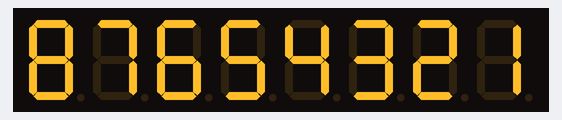
This sketch was run on a simulated Arduino Uno, built with avr-gcc and run on an emulated ATmega328P. On the bench: 8-digit seven-segment display.

Above: at 0.1 s.
At 4.6 s:
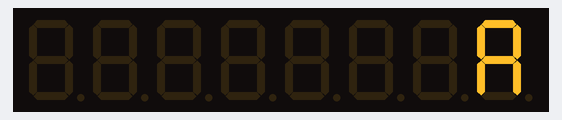
At 5.6 s:
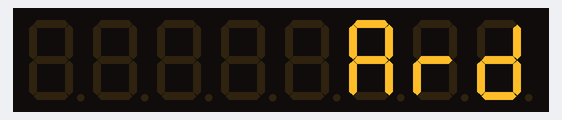
At 6.6 s:
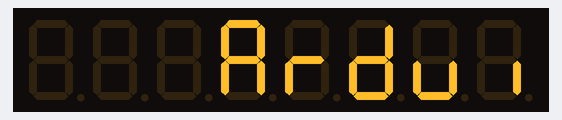
At 8.1 s:
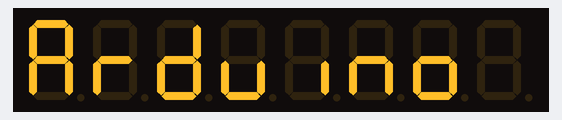
At 11.1 s:
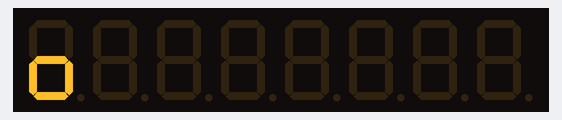

The sketch:

MAX7219_SeptSeg_LedControle_digit3.ino
```cpp
/* Plaisirarduino.fr

  Bute du programme:
  Réaliser un afficheur digitale;


  Materiels:
   Puce MAX7219
   Afficheurdigits KYX5461AS x2.
   Carte arduino UNO.

  Note utiles: Câblages des broches à titre indicatif.
  | Arduino    | MAX7219 |
  | ---------  | -----------
  | Broche 11  => DIN         Data.(données)
  | Broche 13  => CLK        Horloge.(cadence des Bits. Broche de sortie arduino configuré pour ce travail en intern)
  | Broche  10  => LOAD/CS    Chargement.(Activation du chargement des données dans la puce).
   Pour les broches "ICSP" Du mode "SPI voir doc Carte Arduino.

  Mettre en place 10K home minimum de resistance cablées en "Iset" (18-MAX729). (limitation de courants dans les LEDs).
  Transfert de données sur 2 octets.
*/

/* inclusion de la librairie */
#include "LedControl.h"


LedControl septSegMax = LedControl(11, 13, 10, 1);


void setup() {

  septSegMax.shutdown(0, false);

  septSegMax.setIntensity(0, 15);

  septSegMax.clearDisplay(0);
}


void loop() {

septSegMax.setDigit(0,0,1,false);
septSegMax.setDigit(0,1,2,false);
septSegMax.setDigit(0,2,3,false);
septSegMax.setDigit(0,3,4,false);
septSegMax.setDigit(0,4,5,false);
septSegMax.setDigit(0,5,6,false);
septSegMax.setDigit(0,6,7,false);
septSegMax.setDigit(0,7,8,false);

delay (4000);
 septSegMax.clearDisplay(0);

for (int i = -8; i < 9; i++) {
septSegMax.setRow(0,i+7,0x77); //A
septSegMax.setRow(0,i+6,0x05); //r
septSegMax.setRow(0,i+5,0x3D); //d
septSegMax.setRow(0,i+4,0x1C); //u
septSegMax.setRow(0,i+3,0x10); //i
septSegMax.setRow(0,i+2,0x15); //n
septSegMax.setRow(0,i+1,0x1D); //o
septSegMax.setRow(0,i+0,0x00); //blank

delay (500);
}


}
```

Measured:
- by itself, everything shown: repeats every 12.5 s, in 17 steps
- what the display in image 1 shows lasts 0.5 s, from 4.5 s to 5.0 s
